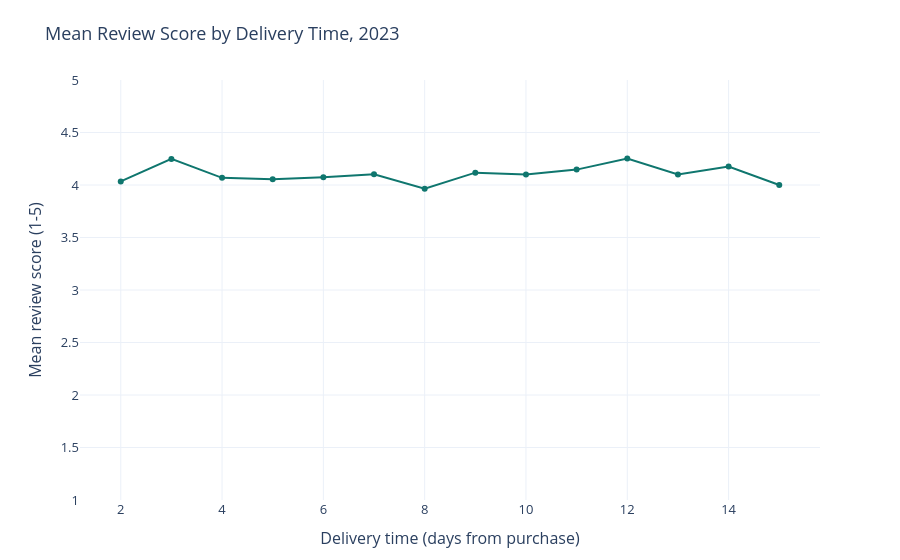

Notebook code cell kept with this figure:
### Markdown cell above
#### Review score and delivery time

### Code cell
review_days = bm.review_by_delivery_days(current)
plot_review_by_delivery_days(review_days, current_label).show()
review_days

### Figure 1 — Plotly figure (JSON) as saved in the notebook; plotly's stock layout.template omitted (floating-point values rounded to 4 significant figures)
{"data": [{"customdata": [59, 173, 250, 296, 340, 313, 347, 332, 327, 307, 242, 181, 57, 1], "hovertemplate": "Delivery days: %{x}<br>Mean review score: %{y:.2f}<br>Orders: %{customdata}<extra></extra>", "line": {"color": "#0F766E"}, "mode": "lines+markers", "type": "scatter", "x": [2.0, 3.0, 4.0, 5.0, 6.0, 7.0, 8.0, 9.0, 10.0, 11.0, 12.0, 13.0, 14.0, 15.0], "y": [4.034, 4.249, 4.068, 4.054, 4.074, 4.102, 3.965, 4.117, 4.101, 4.147, 4.252, 4.099, 4.175, 4.0]}], "layout": {"font": {"size": 13}, "margin": {"b": 60, "t": 80}, "title": {"text": "Mean Review Score by Delivery Time, 2023"}, "xaxis": {"title": {"text": "Delivery time (days from purchase)"}}, "yaxis": {"range": [1, 5], "title": {"text": "Mean review score (1-5)"}}}}
